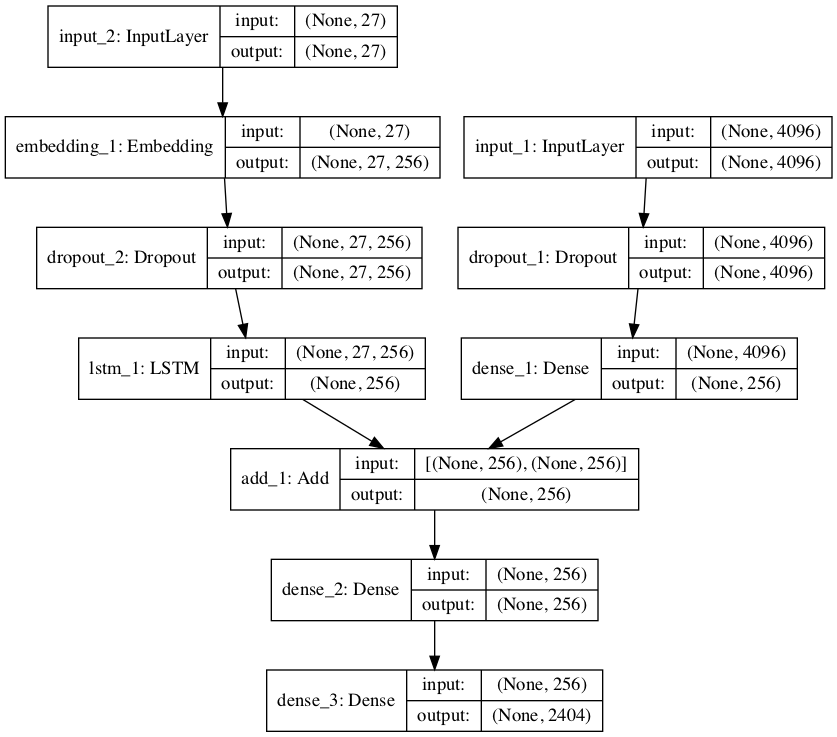

Write Python code to recreate this figure.
from numpy import array
from pickle import load
from keras.preprocessing.text import Tokenizer
from keras.preprocessing.sequence import pad_sequences
from keras.utils import to_categorical
from keras.utils import plot_model
from keras.models import Model
from keras.layers import Input
from keras.layers import Dense
from keras.layers import LSTM
from keras.layers import Embedding
from keras.layers import Dropout
from keras.layers.merge import add
from keras.callbacks import ModelCheckpoint

import os

os.environ['KMP_DUPLICATE_LIB_OK']='True'

# load doc into memory
def load_doc(filename):
	# open the file as read only
	file = open(filename, 'r')
	# read all text
	text = file.read()
	# close the file
	file.close()
	return text

# load a pre-defined list of photo identifiers
def load_set(filename):
	doc = load_doc(filename)
	dataset = list()
	# process line by line
	for line in doc.split('\n'):
		# skip empty lines
		if len(line) < 1:
			continue
		# get the image identifier
		identifier = line.split('.')[0]
		dataset.append(identifier)
	return set(dataset)

# load clean descriptions into memory
def load_clean_descriptions(filename, dataset):
	# load document
	doc = load_doc(filename)
	descriptions = dict()
	for line in doc.split('\n'):
		# split line by white space
		tokens = line.split()
		# split id from description
		image_id, image_desc = tokens[0], tokens[1:]
		# skip images not in the set
		if image_id in dataset:
			# create list
			if image_id not in descriptions:
				descriptions[image_id] = list()
			# wrap description in tokens
			desc = 'startseq ' + ' '.join(image_desc) + ' endseq'
			# store
			descriptions[image_id].append(desc)
	return descriptions

# load photo features
def load_photo_features(filename, dataset):
	# load all features
	all_features = load(open(filename, 'rb'))
	# filter features
	features = {k: all_features[k] for k in dataset}
	return features

# covert a dictionary of clean descriptions to a list of descriptions
def to_lines(descriptions):
	all_desc = list()
	for key in descriptions.keys():
		[all_desc.append(d) for d in descriptions[key]]
	return all_desc

# fit a tokenizer given caption descriptions
def create_tokenizer(descriptions):
	lines = to_lines(descriptions)
	tokenizer = Tokenizer()
	tokenizer.fit_on_texts(lines)
	return tokenizer

# calculate the length of the description with the most words
def max_length(descriptions):
	lines = to_lines(descriptions)
	return max(len(d.split()) for d in lines)

# create sequences of images, input sequences and output words for an image
def create_sequences(tokenizer, max_length, descriptions, photos):
	X1, X2, y = list(), list(), list()
	# walk through each image identifier
	for key, desc_list in descriptions.items():
		# walk through each description for the image
		for desc in desc_list:
			# encode the sequence
			seq = tokenizer.texts_to_sequences([desc])[0]
			# split one sequence into multiple X,y pairs
			for i in range(1, len(seq)):
				# split into input and output pair
				in_seq, out_seq = seq[:i], seq[i]
				# pad input sequence
				in_seq = pad_sequences([in_seq], maxlen=max_length)[0]
				# encode output sequence
				out_seq = to_categorical([out_seq], num_classes=vocab_size)[0]
				# store
				X1.append(photos[key][0])
				X2.append(in_seq)
				y.append(out_seq)
	return array(X1), array(X2), array(y)

# define the captioning model
def define_model(vocab_size, max_length):
	# feature extractor model
	inputs1 = Input(shape=(4096,))
	fe1 = Dropout(0.5)(inputs1)
	fe2 = Dense(256, activation='relu')(fe1)
	# sequence model
	inputs2 = Input(shape=(max_length,))
	se1 = Embedding(vocab_size, 256, mask_zero=True)(inputs2)
	se2 = Dropout(0.5)(se1)
	se3 = LSTM(256)(se2)
	# decoder model
	decoder1 = add([fe2, se3])
	decoder2 = Dense(256, activation='relu')(decoder1)
	outputs = Dense(vocab_size, activation='softmax')(decoder2)
	# tie it together [image, seq] [word]
	model = Model(inputs=[inputs1, inputs2], outputs=outputs)
	model.compile(loss='categorical_crossentropy', optimizer='adam')
	# summarize model
	print(model.summary())
	plot_model(model, to_file='model.png', show_shapes=True)
	return model

# train dataset

# load training dataset (6K)
filename = 'trainImages.txt'
train = load_set(filename)
print('Dataset: %d' % len(train))
# descriptions
train_descriptions = load_clean_descriptions('descriptions.txt', train)
print('Descriptions: train=%d' % len(train_descriptions))
# photo features
train_features = load_photo_features('features.pkl', train)
print('Photos: train=%d' % len(train_features))
# prepare tokenizer
tokenizer = create_tokenizer(train_descriptions)
vocab_size = len(tokenizer.word_index) + 1
print('Vocabulary Size: %d' % vocab_size)
# determine the maximum sequence length
max_length = max_length(train_descriptions)
print('Description Length: %d' % max_length)
# prepare sequences
X1train, X2train, ytrain = create_sequences(tokenizer, max_length, train_descriptions, train_features)

# dev dataset

# load test set
filename = 'devImages.txt'
test = load_set(filename)
print('Dataset: %d' % len(test))
# descriptions
test_descriptions = load_clean_descriptions('descriptions.txt', test)
print('Descriptions: test=%d' % len(test_descriptions))
# photo features
test_features = load_photo_features('features.pkl', test)
print('Photos: test=%d' % len(test_features))
# prepare sequences
X1test, X2test, ytest = create_sequences(tokenizer, max_length, test_descriptions, test_features)

# fit model

# define the model
model = define_model(vocab_size, max_length)
# define checkpoint callback
filepath = 'model-ep{epoch:03d}-loss{loss:.3f}-val_loss{val_loss:.3f}.h5'
checkpoint = ModelCheckpoint(filepath, monitor='val_loss', verbose=1, save_best_only=True, mode='min')
# fit model
model.fit([X1train, X2train], ytrain, epochs=20, verbose=2, callbacks=[checkpoint], validation_data=([X1test, X2test], ytest))
model.save("final.h5")